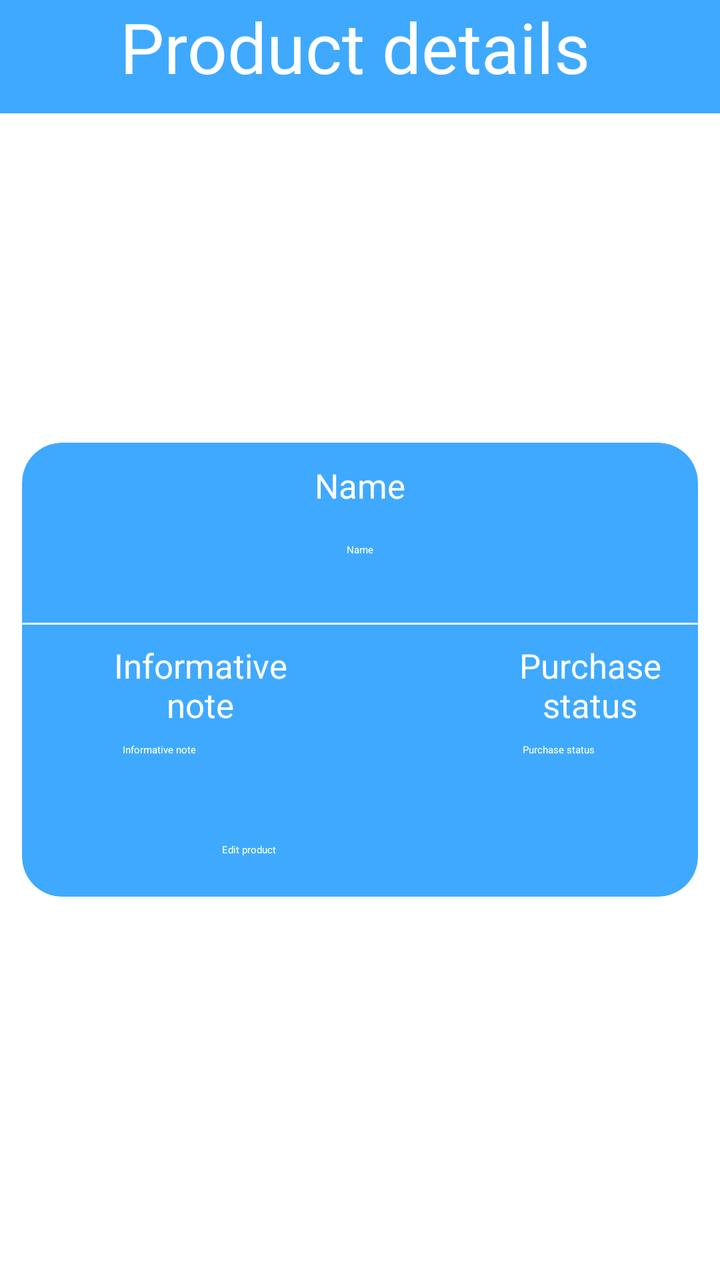
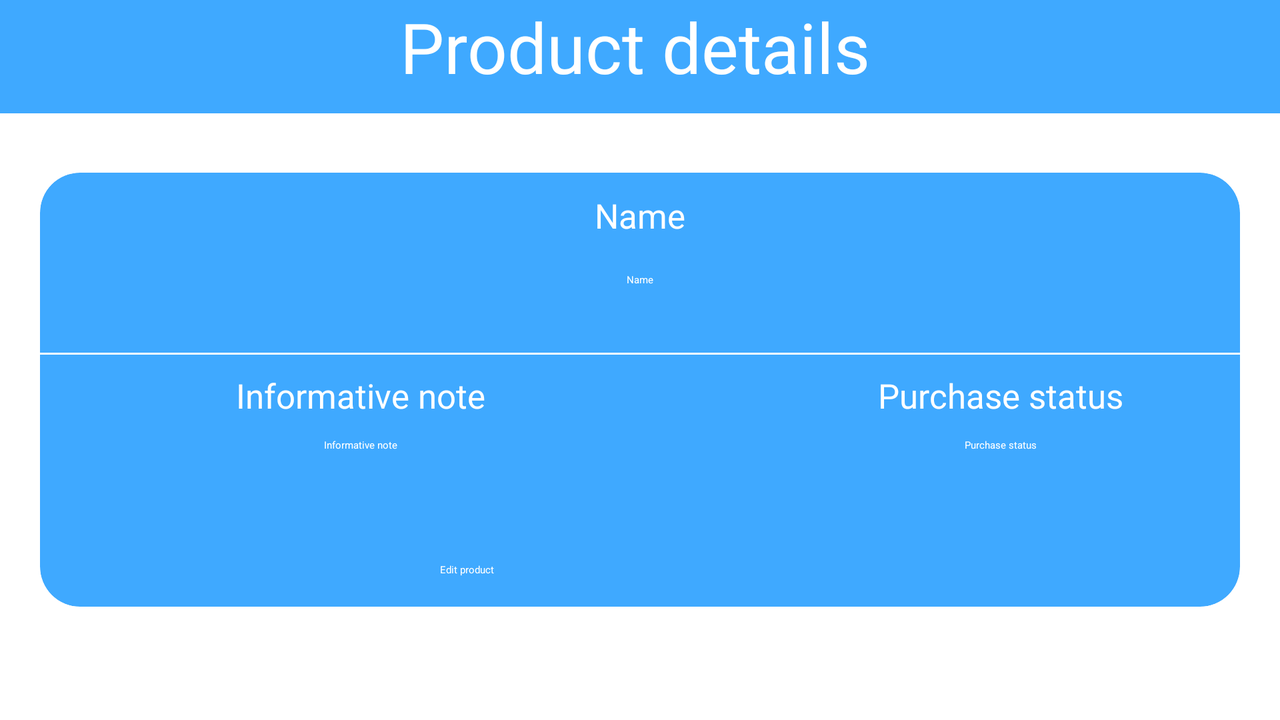

An Android layout and its configuration variant, each rendered on a device that would load it. The default file and the variant file are quoted in full after the pictures.
<!-- AndroidManifest.xml: application theme Theme.IShoppingList -->
<!-- res/layout/activity_details_product.xml -->
<?xml version="1.0" encoding="utf-8"?>
<androidx.constraintlayout.widget.ConstraintLayout
    xmlns:android="http://schemas.android.com/apk/res/android"
    xmlns:app="http://schemas.android.com/apk/res-auto"
    xmlns:tools="http://schemas.android.com/tools"
    xmlns:card_view="http://schemas.android.com/apk/res-auto"
    android:id="@+id/main"
    android:layout_width="match_parent"
    android:layout_height="match_parent"
    tools:context=".activities.DetailsProductActivity">


    <LinearLayout
        android:layout_width="match_parent"
        android:layout_height="wrap_content"
        android:paddingBottom="10dp"
        android:background="#3FA9FF"
        android:orientation="horizontal"
        app:layout_constraintEnd_toEndOf="parent"
        app:layout_constraintStart_toStartOf="parent"
        app:layout_constraintTop_toTopOf="parent"
        >

        <ImageButton
            android:id="@+id/btnBack"
            android:layout_width="wrap_content"
            android:layout_height="match_parent"
            android:layout_marginLeft="10dp"
            android:background="#3FA9FF"
            card_view:srcCompat="@mipmap/back_button_icon" />


        <TextView
            android:id="@+id/tvTitle"
            android:layout_width="wrap_content"
            android:layout_height="wrap_content"
            android:layout_marginLeft="10dp"
            android:layout_marginRight="25dp"
            android:layout_weight="1"
            android:text="Product details"
            android:textAlignment="center"
            android:textColor="@color/white"
            android:textSize="35sp" />
    </LinearLayout>

    <LinearLayout
        android:id="@+id/linearLayout2"
        android:layout_width="0dp"
        android:layout_height="0dp"
        android:layout_marginStart="1dp"
        android:layout_marginTop="1dp"
        android:layout_marginEnd="1dp"
        android:layout_marginBottom="1dp"
        android:orientation="vertical"
        app:layout_constraintBottom_toBottomOf="parent"
        app:layout_constraintEnd_toEndOf="parent"
        app:layout_constraintStart_toStartOf="parent"
        app:layout_constraintTop_toTopOf="parent"
        android:gravity="center"
        >


        <androidx.cardview.widget.CardView
            android:layout_width="match_parent"
            android:layout_height="wrap_content"
            android:layout_marginLeft="10dp"
            android:layout_marginTop="30dp"
            android:layout_marginRight="10dp"
            app:cardCornerRadius="20dp"
            card_view:cardBackgroundColor="#3FA9FF"
            >

            <TextView
                android:id="@+id/tvTitleName"
                android:layout_width="match_parent"
                android:layout_height="wrap_content"
                android:layout_marginLeft="40dp"
                android:layout_marginTop="10dp"
                android:layout_marginRight="40dp"
                android:textSize="17sp"
                android:textAlignment="center"
                android:text="Name"
                android:textColor="@color/white" />

            <TextView
                android:id="@+id/tvName"
                android:layout_width="match_parent"
                android:layout_height="wrap_content"
                android:layout_marginLeft="40dp"
                android:layout_marginTop="50dp"
                android:layout_marginRight="40dp"
                android:textAlignment="center"
                android:text="Name"
                android:textColor="@color/white" />

            <TextView
                android:id="@+id/tvTitleInformativeNote"
                android:layout_width="wrap_content"
                android:layout_height="wrap_content"
                android:layout_marginLeft="40dp"
                android:layout_marginTop="100dp"
                android:layout_marginBottom="20dp"
                android:layout_marginRight="200dp"
                android:textSize="17sp"
                android:text="Informative note"
                android:textAlignment="center"
                android:textColor="@color/white" />

            <TextView
                android:id="@+id/tvInformativeNote"
                android:layout_width="wrap_content"
                android:layout_height="wrap_content"
                android:layout_marginLeft="50dp"
                android:layout_marginTop="150dp"
                android:layout_marginBottom="20dp"
                android:layout_marginRight="200dp"
                android:text="Informative note"
                android:textAlignment="center"
                android:textColor="@color/white" />

            <TextView
                android:id="@+id/tvTitlePurchaseStatus"
                android:layout_width="wrap_content"
                android:layout_height="wrap_content"
                android:layout_marginLeft="230dp"
                android:layout_marginTop="100dp"
                android:layout_marginBottom="20dp"
                android:textSize="17sp"
                android:text="Purchase status"
                android:textAlignment="center"
                android:textColor="@color/white" />

            <TextView
                android:id="@+id/tvPurchaseStatus"
                android:layout_width="wrap_content"
                android:layout_height="wrap_content"
                android:layout_marginLeft="250dp"
                android:layout_marginTop="150dp"
                android:layout_marginRight="50dp"
                android:layout_marginBottom="20dp"
                android:text="Purchase status"
                android:textAlignment="center"
                android:textColor="@color/white" />

            <View
                android:layout_width="match_parent"
                android:layout_height="1dp"
                android:layout_marginTop="90dp"
                android:background="#ffffff" />

            <Button
                android:id="@+id/btnEditProduct"
                android:layout_width="200dp"
                android:layout_height="wrap_content"
                android:layout_marginLeft="100dp"
                android:layout_marginTop="200dp"
                android:layout_marginBottom="20dp"
                android:text="Edit product"
                style="?attr/materialButtonOutlinedStyle"
                app:strokeColor="@color/white"
                android:textColor="@color/white"
                />

        </androidx.cardview.widget.CardView>


    </LinearLayout>

</androidx.constraintlayout.widget.ConstraintLayout>
<!-- resources referenced by this layout -->
<resources>
  <color name="white">#FFFFFFFF</color>
  <!-- mipmap back_button_icon: png bitmap (mipmap-hdpi, 961 bytes) -->
  <!-- from res/values-v23/ -->
  <style name="Theme.IShoppingList" parent="Base.Theme.IShoppingList">
          
          <item name="android:navigationBarColor">@android:color/transparent</item>
          <item name="android:statusBarColor">@android:color/transparent</item>
          <item name="android:windowLightStatusBar">?attr/isLightTheme</item>
      </style>
</resources>
<!-- res/layout-land/activity_details_product.xml (the author's variant of the layout above) -->
<!-- drawn on the phone turned sideways -->
<?xml version="1.0" encoding="utf-8"?>
<androidx.constraintlayout.widget.ConstraintLayout
    xmlns:android="http://schemas.android.com/apk/res/android"
    xmlns:app="http://schemas.android.com/apk/res-auto"
    xmlns:tools="http://schemas.android.com/tools"
    xmlns:card_view="http://schemas.android.com/apk/res-auto"
    android:id="@+id/main"
    android:layout_width="match_parent"
    android:layout_height="match_parent"
    tools:context=".activities.DetailsProductActivity">


    <LinearLayout
        android:layout_width="match_parent"
        android:layout_height="wrap_content"
        android:paddingBottom="10dp"
        android:background="#3FA9FF"
        android:orientation="horizontal"
        app:layout_constraintEnd_toEndOf="parent"
        app:layout_constraintStart_toStartOf="parent"
        app:layout_constraintTop_toTopOf="parent"
        >

        <ImageButton
            android:id="@+id/btnBack"
            android:layout_width="wrap_content"
            android:layout_height="match_parent"
            android:layout_marginLeft="10dp"
            android:background="#3FA9FF"
            card_view:srcCompat="@mipmap/back_button_icon" />


        <TextView
            android:id="@+id/tvTitle"
            android:layout_width="wrap_content"
            android:layout_height="wrap_content"
            android:layout_marginLeft="10dp"
            android:layout_marginRight="25dp"
            android:layout_weight="1"
            android:text="Product details"
            android:textAlignment="center"
            android:textColor="@color/white"
            android:textSize="35sp" />
    </LinearLayout>

    <LinearLayout
        android:id="@+id/linearLayout2"
        android:layout_width="0dp"
        android:layout_height="0dp"
        android:layout_marginStart="1dp"
        android:layout_marginTop="1dp"
        android:layout_marginEnd="1dp"
        android:layout_marginBottom="1dp"
        android:orientation="vertical"
        app:layout_constraintBottom_toBottomOf="parent"
        app:layout_constraintEnd_toEndOf="parent"
        app:layout_constraintStart_toStartOf="parent"
        app:layout_constraintTop_toTopOf="parent"
        android:gravity="center"
        >


        <androidx.cardview.widget.CardView
            android:layout_width="600dp"
            android:layout_height="wrap_content"
            android:layout_marginLeft="10dp"
            android:layout_marginTop="30dp"
            android:layout_marginRight="10dp"
            app:cardCornerRadius="20dp"
            card_view:cardBackgroundColor="#3FA9FF"
            >

            <TextView
                android:id="@+id/tvTitleName"
                android:layout_width="match_parent"
                android:layout_height="wrap_content"
                android:layout_marginLeft="40dp"
                android:layout_marginTop="10dp"
                android:layout_marginRight="40dp"
                android:textSize="17sp"
                android:textAlignment="center"
                android:text="Name"
                android:textColor="@color/white" />

            <TextView
                android:id="@+id/tvName"
                android:layout_width="match_parent"
                android:layout_height="wrap_content"
                android:layout_marginLeft="40dp"
                android:layout_marginTop="50dp"
                android:layout_marginRight="40dp"
                android:textAlignment="center"
                android:text="Name"
                android:textColor="@color/white" />

            <LinearLayout
                android:layout_width="200dp"
                android:layout_height="wrap_content"
                android:layout_marginTop="100dp"
                android:layout_marginLeft="60dp"
                android:orientation="vertical">

                <TextView
                    android:id="@+id/tvTitleInformativeNote"
                    android:layout_width="match_parent"
                    android:layout_height="wrap_content"
                    android:textSize="17sp"
                    android:text="Informative note"
                    android:textAlignment="center"
                    android:textColor="@color/white" />

                <TextView
                    android:id="@+id/tvInformativeNote"
                    android:layout_width="match_parent"
                    android:layout_height="wrap_content"
                    android:layout_marginTop="10dp"
                    android:text="Informative note"
                    android:textAlignment="center"
                    android:textColor="@color/white"
                    />

            </LinearLayout>



            <LinearLayout
                android:layout_width="200dp"
                android:layout_height="wrap_content"
                android:layout_marginTop="100dp"
                android:layout_marginLeft="380dp"
                android:orientation="vertical">

                <TextView
                    android:id="@+id/tvTitlePurchaseStatus"
                    android:layout_width="match_parent"
                    android:layout_height="wrap_content"
                    android:textSize="17sp"
                    android:text="Purchase status"
                    android:textAlignment="center"
                    android:textColor="@color/white" />

                <TextView
                    android:id="@+id/tvPurchaseStatus"
                    android:layout_width="match_parent"
                    android:layout_height="wrap_content"
                    android:layout_marginTop="10dp"
                    android:text="Purchase status"
                    android:textAlignment="center"
                    android:textColor="@color/white" />

            </LinearLayout>

            <View
                android:layout_width="match_parent"
                android:layout_height="1dp"
                android:layout_marginTop="90dp"
                android:background="#ffffff" />

            <Button
                android:id="@+id/btnEditProduct"
                style="?attr/materialButtonOutlinedStyle"
                android:layout_width="200dp"
                android:layout_height="wrap_content"
                android:layout_marginTop="150dp"
                android:layout_marginBottom="60dp"
                android:text="Edit product"
                android:textColor="@color/white"
                app:strokeColor="@color/white"
                android:layout_gravity="center"
                />

        </androidx.cardview.widget.CardView>


    </LinearLayout>

</androidx.constraintlayout.widget.ConstraintLayout>
